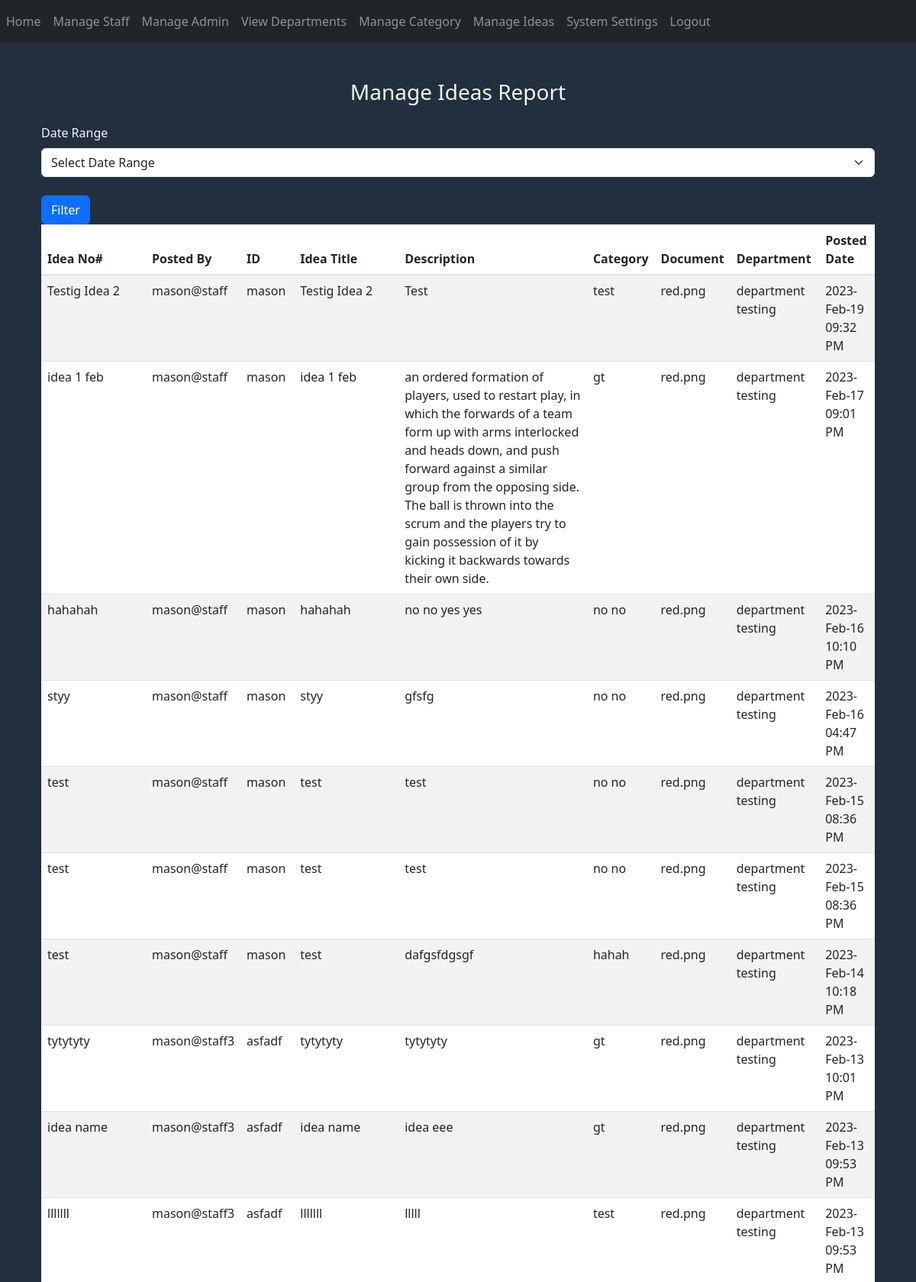
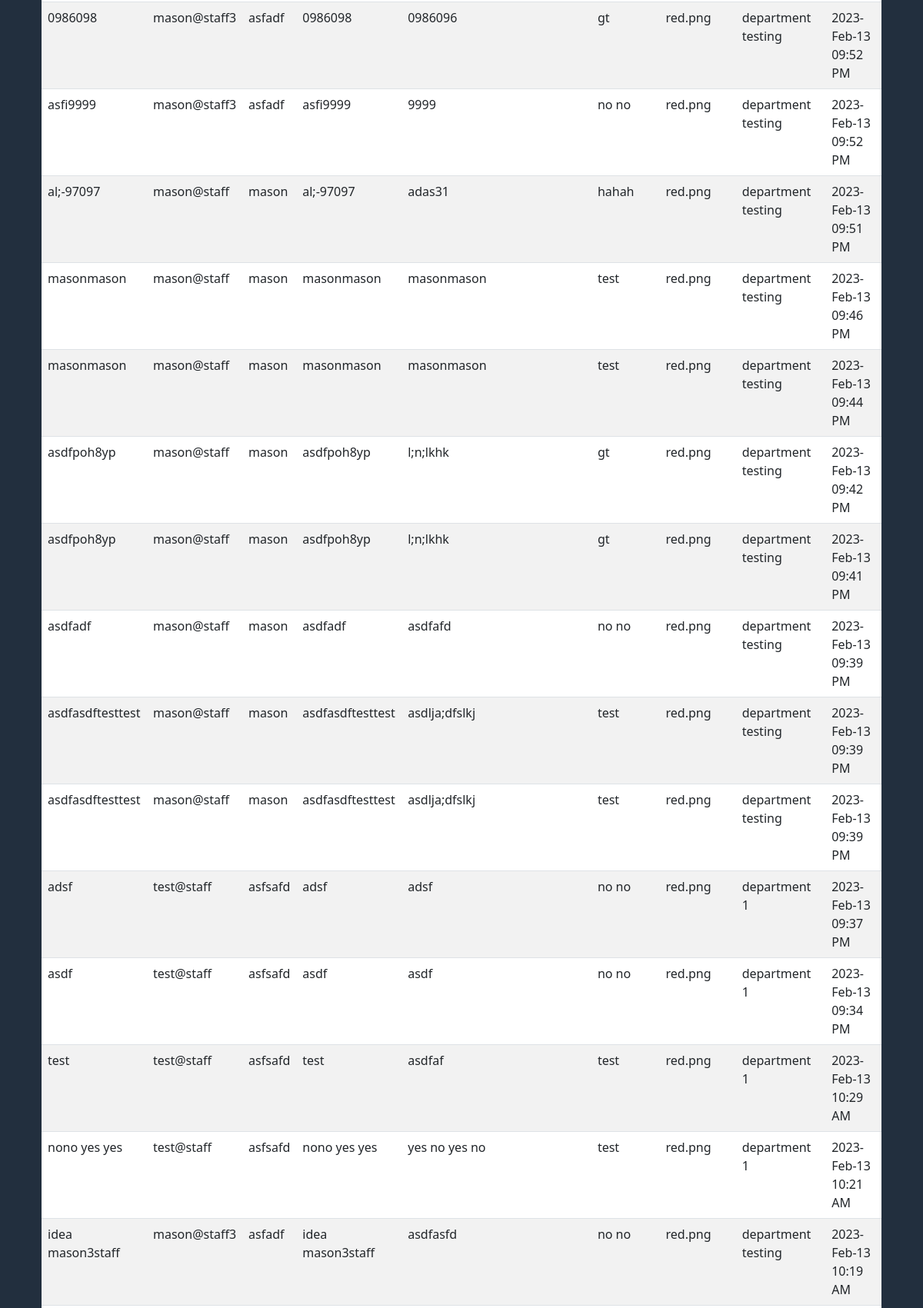
Screenshot of /manage-ideas (signed in, upper part) with the database file from the repository (2 pictures, top to bottom).
### website/models.py (models this page shows, shortened)
class Ideas(db.Model, UserMixin):
    id = db.Column(db.Integer, primary_key=True)
    staff_id = db.Column(db.Integer, db.ForeignKey('staff.id'))
    staff = db.relationship('Staff', backref='ideas')
    title = db.Column(db.String(150))
    category = db.Column(db.Integer, db.ForeignKey('category.id'))
    time = db.Column(db.DateTime(timezone=True), default=func.now())
    description = db.Column(db.String(1000))
    document = db.Column(db.String(150), nullable=False)
    anon = db.Column(Boolean, default=False)
    like = db.Column(db.Integer)
    dislike = db.Column(db.Integer)
    view_count = db.Column(db.Integer)
    comment_count = db.Column(db.Integer)
    comment = db.relationship('Comments')
    like_dislike_count = db.relationship('Like')

class Staff(db.Model, UserMixin):
    id = db.Column(db.Integer, primary_key=True)
    name = db.Column(db.String(150))
    department = db.Column(db.Integer, db.ForeignKey('department.id'))
    nrc = db.Column(db.String(150))
    role = db.Column(db.String(150))
    email = db.Column(db.String(150), unique=True)
    phone_no = db.Column(db.String(150), unique=True)
    address = db.Column(db.String(255))
    username = db.Column(db.String(150))
    password = db.Column(db.String(150))
    notification = db.relationship('Notifications')
    idea = db.relationship('Ideas')
    comment = db.relationship('Comments')
    like_dislike_count = db.relationship('Like')

class Category(db.Model, UserMixin):
    id = db.Column(db.Integer, primary_key=True)
    name = db.Column(db.String(150))

class Department(db.Model, UserMixin):
    id = db.Column(db.Integer, primary_key=True)
    name = db.Column(db.String(150))
    staff = db.relationship('Staff')

### website/auth.py (the view)
@auth.route('/manage-ideas')
@login_required
def manage_ideas():
    date_range = request.args.get('date_range')
    if date_range:
        start_str, closure_str = date_range.split(' - ')
        start_date = datetime.strptime(start_str, '%Y-%b-%d')
        closure_date = datetime.strptime(closure_str, '%Y-%b-%d') + timedelta(days=1)  # add a day to closure date to include all events on that day
    else:
        start_date = datetime.min
        closure_date = datetime.max
    ideas = Ideas.query.filter(Ideas.time >= start_date, Ideas.time < closure_date).order_by(Ideas.time.desc())
    settings = Settings.query.order_by(Settings.closure_date.desc())
    categories = Category.query.all()
    departments = Department.query.all()
    category_list = {}
    department_list = {}
    for cat in categories:
        category_list[cat.id] = cat.name
    for dep in departments:
        department_list[dep.id] = dep.name
    return render_template("manage_ideas.html", settings=settings, ideas=ideas, user=current_user, categories=category_list, departments=department_list)

### website/__init__.py (called while the page is built)
def create_app():
    app = Flask(__name__)
    app.config['SECRET_KEY'] = 'hjshjhdjah kjshkjdhjs'
    app.config['SQLALCHEMY_DATABASE_URI'] = f'sqlite:///{DB_NAME}'
    app.config['UPLOAD_FOLDER'] = "static/uploads/"
    db.init_app(app)
    from .views import views
    from .auth import auth
    app.register_blueprint(views, url_prefix='/')
    app.register_blueprint(auth, url_prefix='/')
    from .models import Staff, Department, Comments, Category, Notifications, Admin, Ideas, Like, Settings
    with app.app_context():
        db.create_all()
    login_manager = LoginManager()
    login_manager.login_view = 'auth.login'
    login_manager.init_app(app)
    @login_manager.user_loader
    def load_user(id):
        return Staff.query.get(int(id))
    return app

### website/templates/manage_ideas.html (shortened to what this page needs)
{% extends "base2.html" %}
{% block content %}
<link href="https://cdn.jsdelivr.net/npm/bootstrap@5.3.0-alpha1/dist/css/bootstrap.min.css" rel="stylesheet"
>
<body style="background-color: #222f3e; color: whitesmoke">
<div class="container mt-5">
    <h3 class="text-center mb-4">Manage Ideas Report</h3>
    <form method="GET" action="{{ url_for('auth.manage_ideas') }}">
       <label for="date-range">Date Range</label>
<select class="form-select" id="date-range" name="date_range">
    <option value="">Select Date Range</option>
</select>
        <br>
    <button type="submit" class="btn btn-primary">Filter</button>
        <table class="table table-striped" style="background-color: #c8d6e5">
            <thead >
                <tr>
                    <th>Idea No#</th>
                    <th>Posted By</th>
                    <th>ID</th>
                    <th>Idea Title</th>
                    <th>Description</th>
                    <th>Category</th>
                    <th>Document</th>
                    <th>Department</th>
                    <th>Posted Date</th>
                </tr>
            </thead>
            <tbody>
            {% for idea in ideas %}
                <tr>
                    <td>{{ idea.title }}</td>
                    <td>{{ idea.staff.name }}</td>
                    <td>{{ idea.staff.nrc }}</td>
                    <td>{{ idea.title }}</td>
                    <td>{{ idea.description }}</td>
                    <td>{{ categories[idea.category] }}</td>
                    <td>{{ idea.document }}</td>
                    <td>{{ departments[idea.staff.department] }}</td>
                    <td>{{ idea.time.strftime('%Y-%b-%d<br>%I:%M %p')|safe }}</td>
                </tr>
            {% endfor %}
            </tbody>
        </table>
    </form>
</div>
</body>
{% endblock %}

### rows the page displays
Ideas: title "Testig Idea 2", staff.name "mason@staff", staff.nrc "mason", description "Test", category.name "test", document "red.png", time "2023-Feb-19 09:32 PM"
Staff: department.name "department testing"
Ideas: title "idea 1 feb", staff.name "mason@staff", staff.nrc "mason", description "an ordered formation of players, used to restart play, in which the forwards of a team form up with arms interlocked and heads down, and push forward against a similar group from the opposing side. The ball is thrown into the scrum and the players try to gain possession of it by kicking it backwards towards their own side.", category.name "gt", document "red.png", time "2023-Feb-17 09:01 PM"
Ideas: title "hahahah", staff.name "mason@staff", staff.nrc "mason", description "no no yes yes", category.name "no no", document "red.png", time "2023-Feb-16 10:10 PM"
Ideas: title "styy", staff.name "mason@staff", staff.nrc "mason", description "gfsfg", category.name "no no", document "red.png", time "2023-Feb-16 04:47 PM"
Ideas: title "test", staff.name "mason@staff", staff.nrc "mason", description "test", category.name "no no", document "red.png", time "2023-Feb-15 08:36 PM"
Ideas: title "test", staff.name "mason@staff", staff.nrc "mason", description "test", category.name "no no", document "red.png", time "2023-Feb-15 08:36 PM"
Ideas: title "test", staff.name "mason@staff", staff.nrc "mason", description "dafgsfdgsgf", category.name "hahah", document "red.png", time "2023-Feb-14 10:18 PM"
Ideas: title "tytytyty", staff.name "mason@staff3", staff.nrc "asfadf", description "tytytyty", category.name "gt", document "red.png", time "2023-Feb-13 10:01 PM"
Staff: department.name "department testing"
Ideas: title "idea name", staff.name "mason@staff3", staff.nrc "asfadf", description "idea eee", category.name "gt", document "red.png", time "2023-Feb-13 09:53 PM"
Ideas: title "lllllll", staff.name "mason@staff3", staff.nrc "asfadf", description "lllll", category.name "test", document "red.png", time "2023-Feb-13 09:53 PM"
Ideas: title "0986098", staff.name "mason@staff3", staff.nrc "asfadf", description "0986096", category.name "gt", document "red.png", time "2023-Feb-13 09:52 PM"
Ideas: title "asfi9999", staff.name "mason@staff3", staff.nrc "asfadf", description "9999", category.name "no no", document "red.png", time "2023-Feb-13 09:52 PM"
Ideas: title "al;-97097", staff.name "mason@staff", staff.nrc "mason", description "adas31", category.name "hahah", document "red.png", time "2023-Feb-13 09:51 PM"
Ideas: title "masonmason", staff.name "mason@staff", staff.nrc "mason", description "masonmason", category.name "test", document "red.png", time "2023-Feb-13 09:46 PM"
Ideas: title "masonmason", staff.name "mason@staff", staff.nrc "mason", description "masonmason", category.name "test", document "red.png", time "2023-Feb-13 09:44 PM"
Ideas: title "asdfpoh8yp", staff.name "mason@staff", staff.nrc "mason", description "l;n;lkhk", category.name "gt", document "red.png", time "2023-Feb-13 09:42 PM"
Ideas: title "asdfpoh8yp", staff.name "mason@staff", staff.nrc "mason", description "l;n;lkhk", category.name "gt", document "red.png", time "2023-Feb-13 09:41 PM"
Ideas: title "asdfadf", staff.name "mason@staff", staff.nrc "mason", description "asdfafd", category.name "no no", document "red.png", time "2023-Feb-13 09:39 PM"
Ideas: title "asdfasdftesttest", staff.name "mason@staff", staff.nrc "mason", description "asdlja;dfslkj", category.name "test", document "red.png", time "2023-Feb-13 09:39 PM"
Ideas: title "asdfasdftesttest", staff.name "mason@staff", staff.nrc "mason", description "asdlja;dfslkj", category.name "test", document "red.png", time "2023-Feb-13 09:39 PM"
Ideas: title "adsf", staff.name "test@staff", staff.nrc "asfsafd", description "adsf", category.name "no no", document "red.png", time "2023-Feb-13 09:37 PM"
Staff: department.name "department 1"
Ideas: title "asdf", staff.name "test@staff", staff.nrc "asfsafd", description "asdf", category.name "no no", document "red.png", time "2023-Feb-13 09:34 PM"
Ideas: title "test", staff.name "test@staff", staff.nrc "asfsafd", description "asdfaf", category.name "test", document "red.png", time "2023-Feb-13 10:29 AM"
Ideas: title "nono yes yes", staff.name "test@staff", staff.nrc "asfsafd", description "yes no yes no", category.name "test", document "red.png", time "2023-Feb-13 10:21 AM"
Ideas: title "idea mason3staff", staff.name "mason@staff3", staff.nrc "asfadf", description "asdfasfd", category.name "no no", document "red.png", time "2023-Feb-13 10:19 AM"
